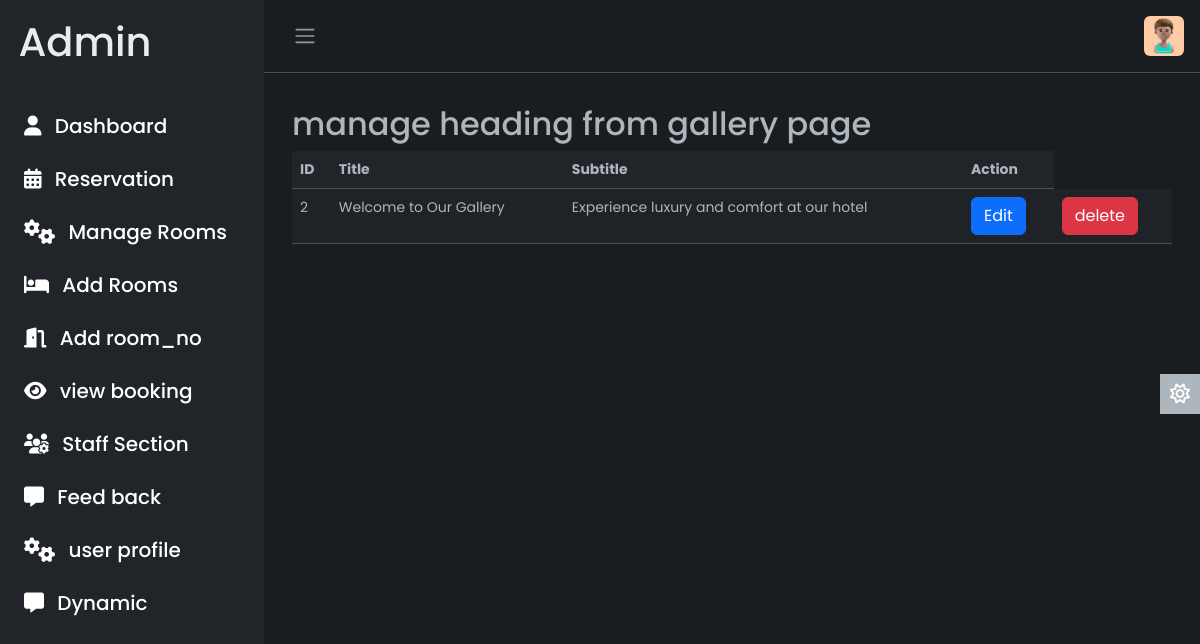
Page /admin/dynamic/manage_heading.php (signed in) on the committed database.
### tables this page shows
CREATE TABLE `gallery_header` (
  `id` int(11) NOT NULL,
  `title` varchar(255) DEFAULT NULL,
  `subtitle` varchar(255) DEFAULT NULL
);

### admin/dynamic/manage_heading.php (the view, shortened to what this page needs)
<?php
include '../include/conn.php';
    ?>
<!DOCTYPE html>
<html lang="en" data-bs-theme="dark">
<head>
    <link rel="stylesheet" href="https://cdn.jsdelivr.net/npm/bootstrap@5.3.0-alpha2/dist/css/bootstrap.min.css" />
    <link rel="stylesheet" href="../css/style.css">
</head>
<body>
    <?php
    $query = "SELECT * FROM gallery_header";
    $result = $conn->query($query);
    ?>
    <div class="wrapper">
        <?php include ('include/aside.php') ?>
        <div class="main">
            <?php include ('include/nav.php') ?>
            <main class="content px-3 py-2">
                <div class="container">
                    <h2 class="mt-4">manage heading from gallery page</h2>
                    <table class="table table-striped">
                        <thead>
                            <tr>
                                <th>ID</th>
                                <th>Title</th>
                                <th>Subtitle</th>
                                <th>Action</th>
                            </tr>
                        </thead>
                        <tbody>
                            <?php
                            while ($row = $result->fetch_assoc()) {
                                echo "<tr>";
                                echo "<td>" . $row['id'] . "</td>";
                                echo "<td>" . $row['title'] . "</td>";
                                echo "<td>" . $row['subtitle'] . "</td>";
                                echo "<td><a href='edit_gallary_page_heading.php?id=" . $row['id'] . "' class='btn btn-primary'>Edit</a></td>";
                                echo "<td><a href='delete_heading_gallary_page.php?id=" . $row['id'] . "' class='btn btn-danger'>delete</a></td>";
                                echo "</tr>";
                            }
                            ?>
                        </tbody>
                    </table>
                </div>
            </main>
            <a href="#" class="theme-toggle">
                <i class="fa-regular fa-sun"></i>
            </a>
        </div>
    </div>
</body>
</html>

### admin/css/style.css (style rules this page uses)
body { font-family: 'Poppins', sans-serif; font-size: 0.875rem; opacity: 1; overflow-y: scroll; margin: 0; }
a { cursor: pointer; text-decoration: none; font-family: 'Poppins', sans-serif; }
.wrapper { align-items: stretch; display: flex; width: 100%; }
.main { display: flex; flex-direction: column; min-height: 100vh; min-width: 0; overflow: hidden; transition: all 0.35s ease-in-out; width: 100%; background: var(--bs-dark-bg-subtle); }
.content { flex: 1; max-width: 100vw; width: 100vw; }
@media (min-width:768px) { .content { max-width: auto; width: auto; } }
.theme-toggle { position: fixed; top: 50%; transform: translateY(-65%); text-align: center; z-index: 10; right: 0; left: auto; border: none; background-color: var(--bs-body-color); }
html[data-bs-theme="dark"] .theme-toggle .fa-sun, html[data-bs-theme="light"] .theme-toggle .fa-moon { cursor: pointer; padding: 10px; display: block; font-size: 1.25rem; color: #FFF; }

### rows in the picture
gallery_header: id "2", title "Welcome to Our Gallery", subtitle "Experience luxury and comfort at our hotel"
